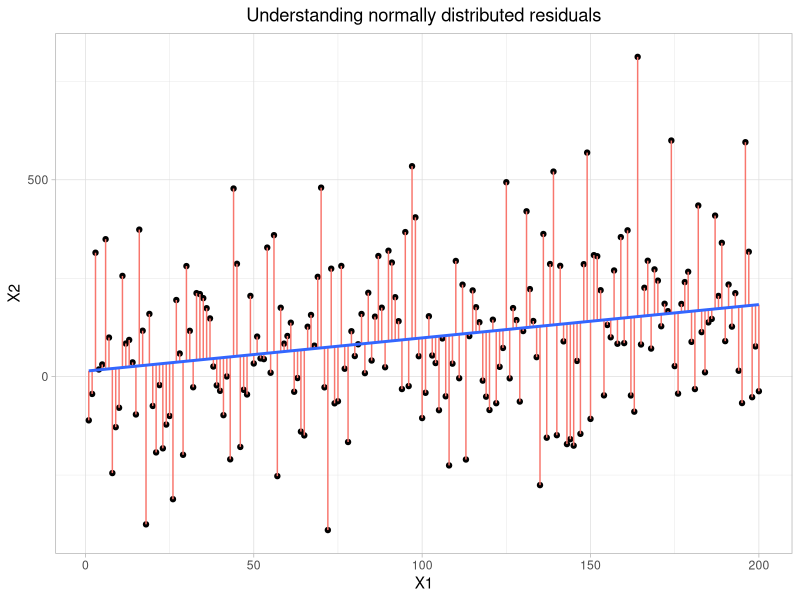
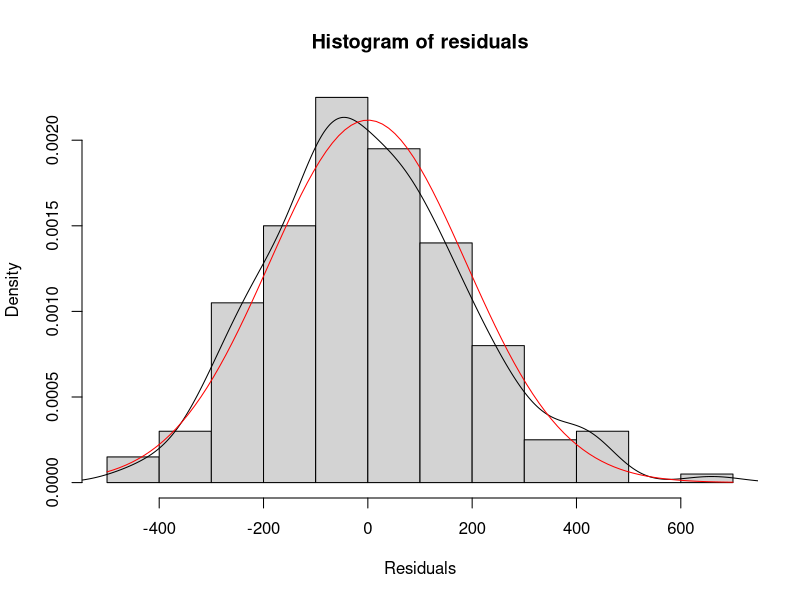
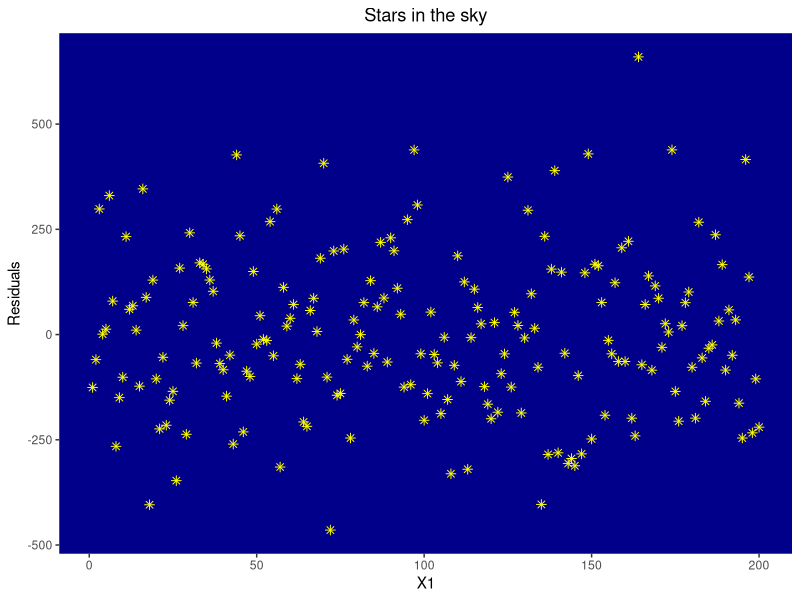
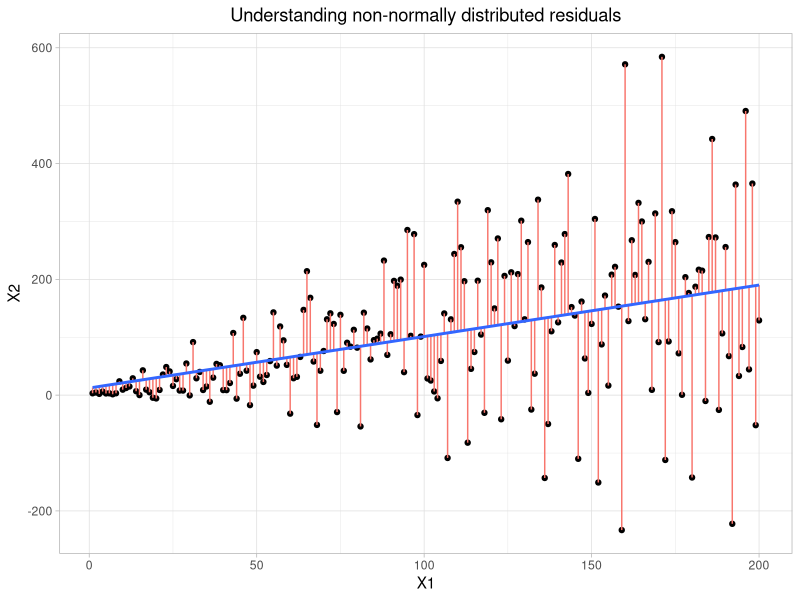
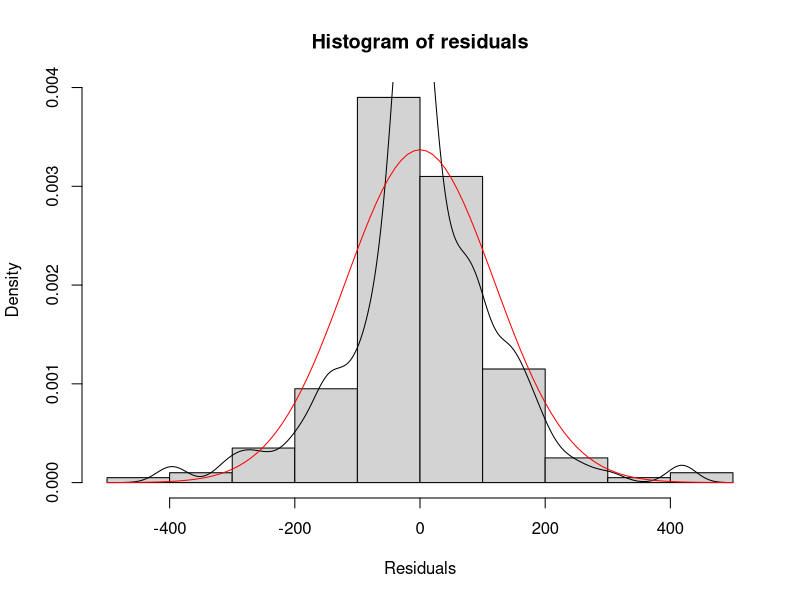

Reproduce these figures in R, in order.
#-------------------------Explaining Residuals----------------------------
#
# Leading question: What are residuals?
#
# Goal: contributing to Henrik's statistics wiki to help to understand better what 
#       exactly residuals are
#
# Sofija Engelson, 18.12.2019
#
# When I read the text about residuals in Henrik's statistics wiki 
# (https://sustainabilitymethods.org/index.php/Residuals) for the first time, I found it 
# hard to understand. I feel like some plots and examples could help to understand the 
# term "residuals" as well as the problem of non-normally distributed residuals that 
# Henrik discribes.
#
#---------------------------Prelimenaries------------------------------------

  library(ggplot2)

#---------------------------Introduction-------------------------------------
#
# It's says in the wiki that "residuals are the sum (of squares) of the deviance the 
# individual data points have from a perfectly fitted model". In order to understand 
# this sentence we need indivdual data points and a perfectly fitted model.
#
#---------------------------Generating data-------------------------------------
#
# I am generating two data sets:
# 1.

  set.seed (123)
  Err_1 <- data.frame("X1" = seq(1, 200), "X2" = rnorm(200, mean = 1:200, sd = 200))

# This data is called "Err_1" with an index "X1" running from 1 to 200 and a randomly 
# generated number "X2". The mean is increasing with the sample size. The standard 
# deviation is set at 200 and doesn't change with sample size.

# 2.

  Err_2 <- data.frame("X1" = seq(1, 200), "X2" = rnorm(200, mean = 1:200, sd = 1:200))

# This data is called "Err_2" with an index "X1" running from 1 to 200 and a randomly 
# generated number "X2". The mean is increasing with the sample size. The difference 
# between "Err_1" and "Err_2" is that the standard deviation increases with sample size.
#  
# I admit the distribution of the data is not randomly choosen, but this will become
# clear later.
#
#---------------------------Creating linear models-------------------------------------
#
# I am creating two linear models to fit my two data sets using the function "lm". Since
# the models include information about the predicted data points and the residuals, I 
# safe that information for each data point in my data sets.

# 1.
  model_Err_1 <- lm(X2 ~ X1, Err_1)
  Err_1$predicted <- predict(model_Err_1)
  Err_1$residuals <- residuals(model_Err_1)
  
# 2.
  model_Err_2 <- lm(X2 ~ X1, Err_2)
  Err_2$residuals <- residuals(model_Err_2)
  Err_2$predicted <- predict(model_Err_2)
  
#--------------------------Understanding residuals-------------------------------------

# Now let's calculate the difference between an individual data point and the predicted 
# to evaluate whether we get the same solution for the residuals as calculated by R in the
# previous step.

  head(Err_1)

  all.equal(Err_1$X2 [1] - Err_1$predicted [1], Err_1$residuals [1])

# Looks like this is accurate.
#  
# Now let's try to understand residuals visually for the first data set:

  ggplot(Err_1, aes(x = X1 , y = X2)) +
    geom_point() +
    geom_segment(aes(xend = X1, yend = predicted, color = "red")) +
    geom_smooth(method = lm, se = FALSE) + 
    theme_light() +
    theme(plot.title = element_text(hjust = 0.5), legend.position = "none") +
    ggtitle("Understanding normally distributed residuals")
    
  
# The red lines connecting the datapoint to the predicted line are the residuals.
# As we can see some residuals are smaller, some are bigger all through the index X1.
# There is no pattern to observe.

#--------------------------Normally distributed residuals---------------------------------

# Let's look at the residuals a little closer. Henrik writes "[residuals] should 
# be normally distributed, which can be checked through a histogram".

  hist(Err_1$residuals, main = paste("Histogram of residuals"), xlab = "Residuals", 
       freq = FALSE) 
  lines(density(Err_1$residuals))
  par(col="red")
  curve(dnorm(x, mean(Err_1$residuals), sd(Err_1$residuals)), add = TRUE)

  dev.off()

# The red line shows the normal distribution, the black line is the density function of
# our residuals. Looks pretty similiar to me. But let's make sure and do the Shapiro-Wilk-
# Test.
# H0: Residuals of Err_1 are normally distributed.
# H1: Residuals of Err_1 are not normally distributed.

  shapiro.test(Err_1$residuals)

# The p-value is 22.25%. That means we can not reject H0, so we assume it's true.
# Normally distributed residuals are an important requirement for doing further analysis 
# like t-tests, F-tests or ANOVA.
#
# Remark: If the residuals are normally distributed, they are also homoskedastic. "Homo-
# skedasticity" means that the residuals have the same variance given any values of the 
# explanatory variable.
#  
# Henrik also writes: "Residuals should be distributed like stars in the sky".

  ggplot(Err_1, aes(x = X1, y = residuals)) +
    geom_point(aes(shape = 8), color = "yellow", size = 2) +
    theme(panel.background = element_rect(fill = "darkblue"), 
        panel.grid.minor = element_blank(),
        panel.grid.major = element_blank(),
        legend.position = "none",
        plot.title = element_text(hjust = 0.5)) +
        scale_shape_identity() +
        ggtitle("Stars in the sky") +
        ylab ("Residuals")
 
# Do you see the stars?
#
#--------------------------Non-normally distributed residuals-------------------------------
 
# Now that we have understood the term "residuals" and seen how residuals are supposed to 
# look, let's check out the problems Henrik is talking about. The first problem he mentions 
# is the residuals not being normally distributed.

  ggplot(Err_2, aes(x = X1 , y = X2))+
    geom_point() +
    geom_segment(aes(xend = X1, yend = predicted, color = "red")) +
    geom_smooth(method = lm, se = FALSE) +
    theme_light() +
    theme(legend.position = "none", plot.title = element_text(hjust = 0.5)) +
    ggtitle("Understanding non-normally distributed residuals")

# Here we can see that with small index X1 the data points are close to the predicted line
# (small residuals). As the index gets bigger the data points are further away from the 
# predicted line (big residuals). This means that the variance of the residuals is not the
# same given any value of the explanatory variable, the variance increases with X1.
# That's the pattern mentioned in the wiki. In other words this violates the assumption of 
# "homoskedacity". So the residuals are heteroskedastic which already implies that they are 
# also not normally distributed. 
# But let's check it out anyway with the help of a histogram.

  hist(Err_2$residuals, main = paste("Histogram of residuals"), xlab = "Residuals", 
       freq = FALSE) 
  lines(density(Err_2$residuals))
  par(col="red")
  curve(dnorm(x, mean(Err_2$residuals), sd(Err_2$residuals)), add = TRUE)

  dev.off()
# Remark: dev.off () turns off the set color (= red) in the code above. 

# The red line shows the normal distribution, the black line is the density function of
# our residuals. That doesn't look so great. Just to make sure, let's do the Shapiro-Wilk-
# Test.
# H0: Residuals of Err_1 are normally distributed.
# H1: Residuals of Err_1 are not normally distributed.

  shapiro.test(Err_2$residuals)

# That's a very small p-value. Therefore we reject the H0 at almost any significance level.
# Our residuals are not normally distributed.